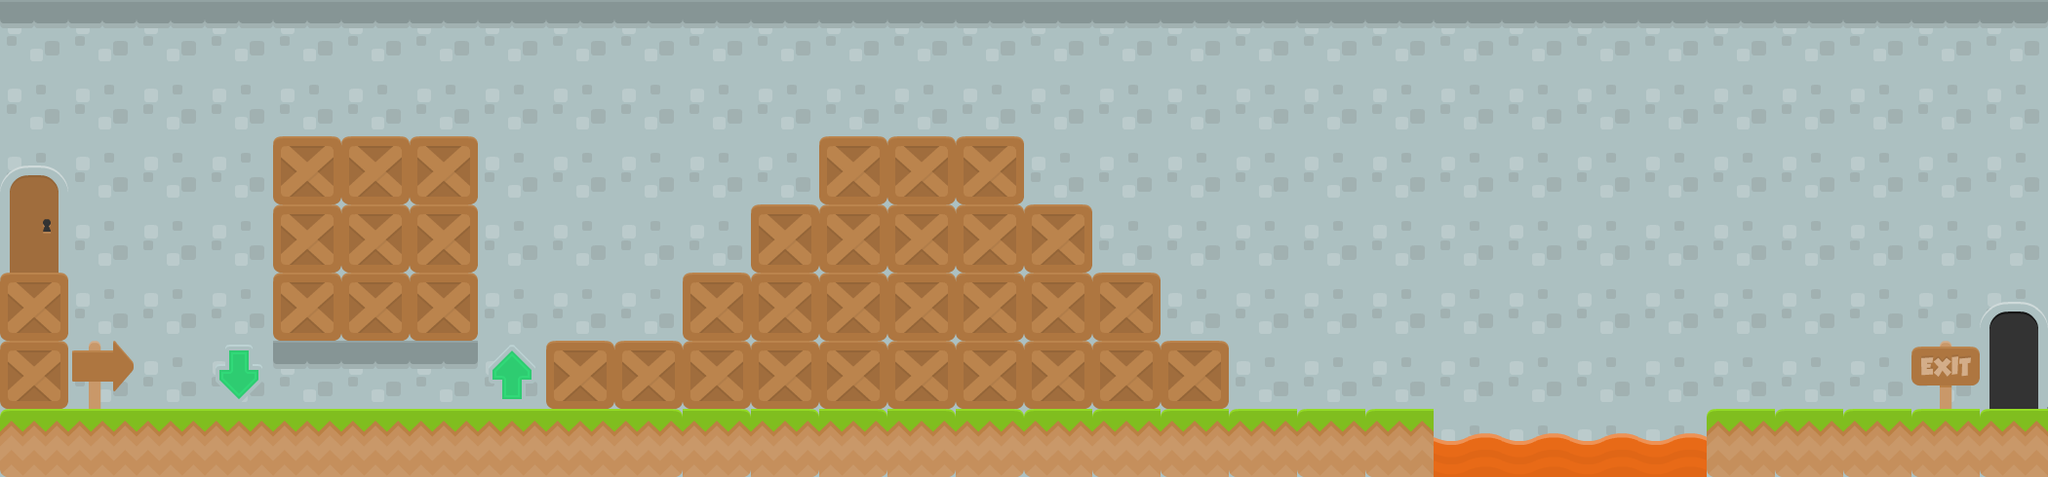

This is a level from a 2D game, rendered from its Tiled map with the project's own tilesets. A one-line summary and the map file follow, with tile-layer data summarised:
An orthogonal 30x7 tile map with 70x70 px tiles, 3 tile layers (background, Tile Layer 3, Tile Layer 1), 2 tilesets and 12 objects (player, exit).

<map version="1.1" tiledversion="2018.09.12" orientation="orthogonal" renderorder="right-down" width="30" height="7" tilewidth="70" tileheight="70" infinite="0" nextlayerid="5" nextobjectid="24">
 <tileset firstgid="1" source="kenney_complete_base_tiles_spritesheet.tsx" />
 <tileset firstgid="157" source="kenney_platformerPack_industrial_tilesheet.tsx" />
 <layer id="1" name="background" width="30" height="7">
  <data>[210 cells, 200 non-empty, 3 distinct tile ids]</data>
 </layer>
 <layer id="4" name="Tile Layer 3" width="30" height="7">
  <data>[210 cells, 0 non-empty, 0 distinct tile ids]</data>
 </layer>
 <layer id="2" name="Tile Layer 1" width="30" height="7">
  <data>[210 cells, 90 non-empty, 15 distinct tile ids]</data>
 </layer>
 <objectgroup id="3" name="triggers" visible="0">
  <object id="1" name="player" x="0" y="210" width="70" height="70">
   <properties>
    <property name="player" type="bool" value="true" />
   </properties>
  </object>
  <object id="2" name="exit" x="2030" y="350" width="35" height="70">
   <properties>
    <property name="exit" type="bool" value="true" />
   </properties>
  </object>
  <object id="5" x="280" y="140" width="210" height="210">
   <properties>
    <property name="blockers" value="blrt" />
   </properties>
  </object>
  <object id="9" x="0" y="280" width="70" height="140">
   <properties>
    <property name="blockers" value="blrt" />
   </properties>
  </object>
  <object id="14" x="280" y="350" width="210" height="25">
   <properties>
    <property name="blockers" value="blrt" />
   </properties>
  </object>
  <object id="15" x="0" y="420" width="2100" height="70">
   <properties>
    <property name="blockers" value="blrt" />
   </properties>
  </object>
  <object id="17" x="210" y="350" width="72" height="70">
   <properties>
    <property name="shrink" type="bool" value="true" />
   </properties>
  </object>
  <object id="18" x="490" y="350" width="70" height="70">
   <properties>
    <property name="expand" type="bool" value="true" />
   </properties>
  </object>
  <object id="19" x="560" y="350" width="700" height="70">
   <properties>
    <property name="blockers" value="blrt" />
   </properties>
  </object>
  <object id="20" x="700" y="280" width="490" height="70">
   <properties>
    <property name="blockers" value="blrt" />
   </properties>
  </object>
  <object id="21" x="770" y="210" width="350" height="70">
   <properties>
    <property name="blockers" value="blrt" />
   </properties>
  </object>
  <object id="22" x="840" y="140" width="210" height="70">
   <properties>
    <property name="blockers" value="blrt" />
   </properties>
  </object>
 </objectgroup>
</map>
